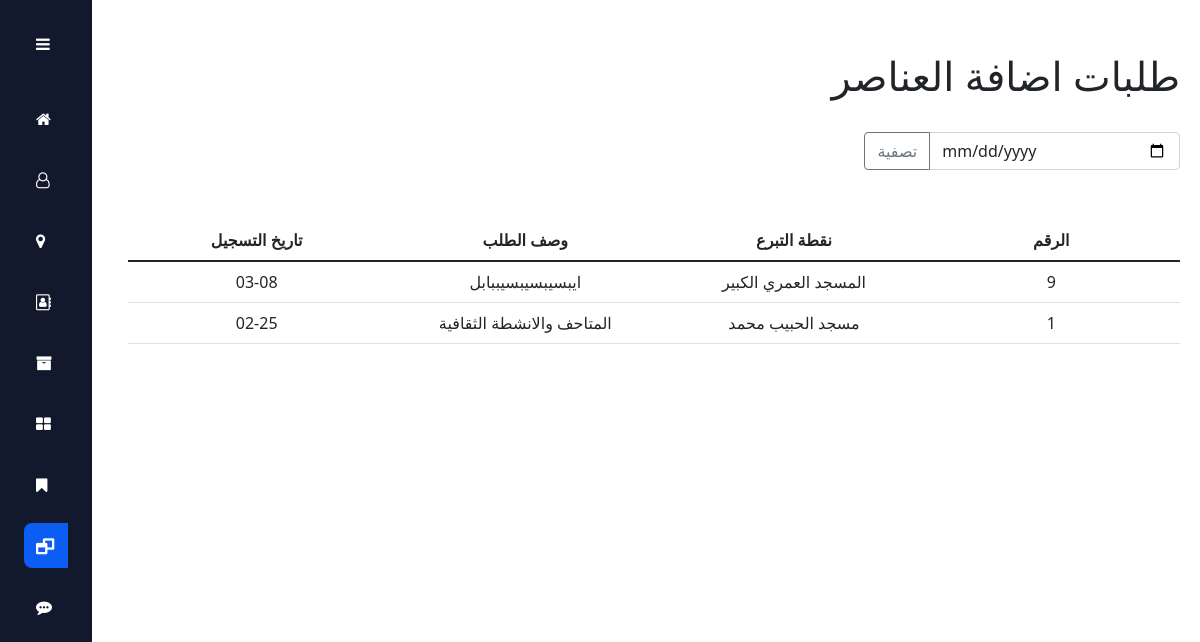
Screenshot of /admin_panel/item_demand with the database file from the repository.
### pages/models.py (models this page shows, shortened)
class item_demand(models.Model):
    delivery_point_c = models.ForeignKey(delivery_point,on_delete=models.CASCADE)
    bio = models.CharField(max_length=150)
    entry_date = models.DateTimeField(auto_now_add=True)

class delivery_point(models.Model):
    name = models.CharField(max_length=30)
    type = models.CharField(max_length=30,choices=[('mosque','mosque'),('Charity','Charity'),('other','other')])
    Lat = models.DecimalField(max_digits=9, decimal_places=6)
    long = models.DecimalField(max_digits=9, decimal_places=6)
    address = models.CharField(max_length=100,null=True,blank=True)
    entry_date = models.DateTimeField(auto_now_add=True)
    user =  models.ForeignKey(User,on_delete=models.SET_NULL,null=True)
    user_phone_num = PhoneNumberField(unique=True,null=True)

### admin_panel/views.py (the view)
# urls.py: path('item_demand', views.item_demand, name="item_demand"),
def item_demand(request):
    delivery_point_model = apps.get_model('pages', 'delivery_point')
    item_model = apps.get_model('pages', 'item')
    item_desire_model = apps.get_model('pages', 'item_desire')
    donation_model = apps.get_model('pages', 'donation')
    message_model = apps.get_model('pages', 'message')
    receipt_model = apps.get_model('pages', 'receipt')
    registrar_model = apps.get_model('pages', 'registrar')
    beneficiary_model = apps.get_model('pages', 'beneficiary')
    item_demand_model = apps.get_model('pages', 'item_demand')
    if request.method == "POST":
        data = request.POST
        item_demand_model.objects.create(item_c=item,beneficiary_c=beneficiary,desire_scale=data['desire_scale'])
    day_items_demand = None
    data_as = None
    if request.method == "GET" and 'data_as' in request.GET:
        data = request.GET
        day_items_demand = item_demand_model.objects.filter(entry_date__year = data.get('data_as')[:4], entry_date__month = data.get('data_as')[5:7], entry_date__day = data.get('data_as')[8:10]).order_by('-entry_date','-id')
        print(day_items_demand)
        data_as = data.get('data_as')
    x = {
        'item_demands': item_demand_model.objects.all().order_by('-entry_date','id'),
        'items': item_model.objects.all().order_by('-entry_date','id'),
        'beneficiaries': beneficiary_model.objects.all().order_by('-entry_date','id'),
        'day_items_demand':day_items_demand,
        'data_as':data_as,
        'title':'طلبات اضافة العناصر',
    }
    return render(request, 'admin_panel/pages/item_demand.html',x)

### templates/admin_panel/pages/item_demand.html (shortened to what this page needs)
{% extends 'admin_panel/base.html' %}
{% load static %}
{% block body %}
<div class="p4">
    <div class="uper">
        <div class="models sp">
        <h1 style="" class="hme">طلبات اضافة العناصر</h1>
        </div>
    </div>
    <br>
    <form  method="GET" class="models">
        <div class="input-group  ds" style="width: 30% !important;">
          <button class="btn btn-outline-secondary"name="dt" id="button-addon1">تصفية</button>
          <input type="date" required class="form-control"name="data_as"  placeholder="" aria-label="Example text with button addon" aria-describedby="button-addon1"value="{{data_as}}">
        </div>
    </form>
    <table class="table table-hover" style="width: 100%; margin-top: 50px;">
        <thead>
            <tr>
                <th style="width: 10%;"><center>تاريخ التسجيل</center></th>
                <th style="width: 10%;"><center>وصف الطلب</center></th>
                <th style="width: 10%;"><center>نقطة التبرع</center></th>
                <th style="width: 10%;"><center>الرقم</center></th>
            </tr>
          </thead>
        <tbody id="output1" style="width: 100%;">
            {% for item_demand in item_demands %}
                <tr dir="rtl">
                    <td style=" text-align:center; width: 10%;">{{item_demand.entry_date|date:"m-d"}}</td>
                    <td style=" text-align:center; width: 10%;">{{item_demand.bio}}</td>
                    <td style=" text-align:center; width: 10%;">{{item_demand.delivery_point_c.name}}</td>
                    <td style=" text-align:center; width: 10%;">{{item_demand.id}}</td>
                </tr>
            {% endfor %}
        </tbody>
    </table>
    <br>
</div>
{% endblock body %}

### project/static/css/admin_panel.css (style rules this page uses)
* { box-sizing: border-box; }
.p4 { display: flex; width: 100%; align-items: flex-end; flex-direction: column; justify-content: flex-end; padding: 20px; }
.models { width: 100%; display: flex; justify-content: flex-start; align-items: center; flex-direction: row-reverse; flex-wrap: wrap; }
.models.sp { justify-content: space-between; }
.uper { width: 100%; display: flex; align-items: center; justify-content: flex-end; }
body { position: relative; margin: 0; padding: 2rem 0 0 6.75rem; font-size: 1em; transition: .5s; }
h1 { margin: 0; }

### rows the page displays
item_demand: entry_date "03-08", bio "ايبسيبسيبسيببابل", delivery_point_c.name "المسجد العمري الكبير", id "9"
item_demand: entry_date "02-25", bio "المتاحف والانشطة الثقافية", delivery_point_c.name "مسجد الحبيب محمد", id "1"
